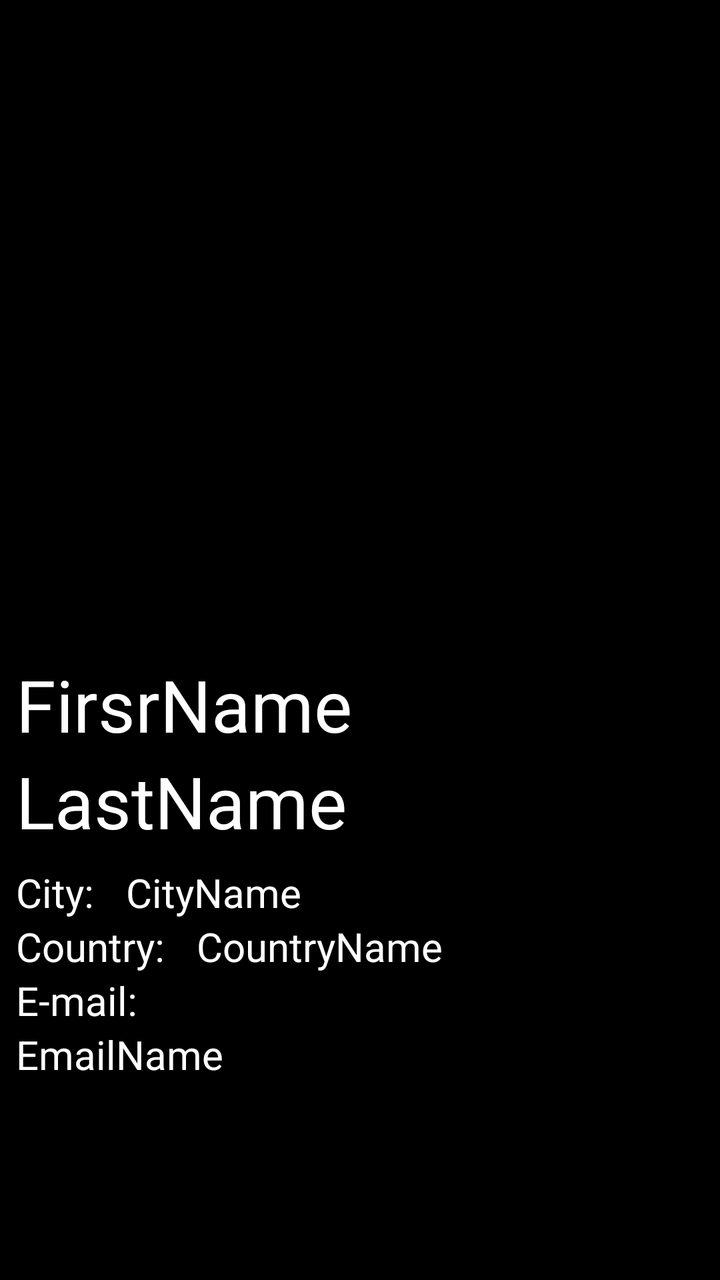
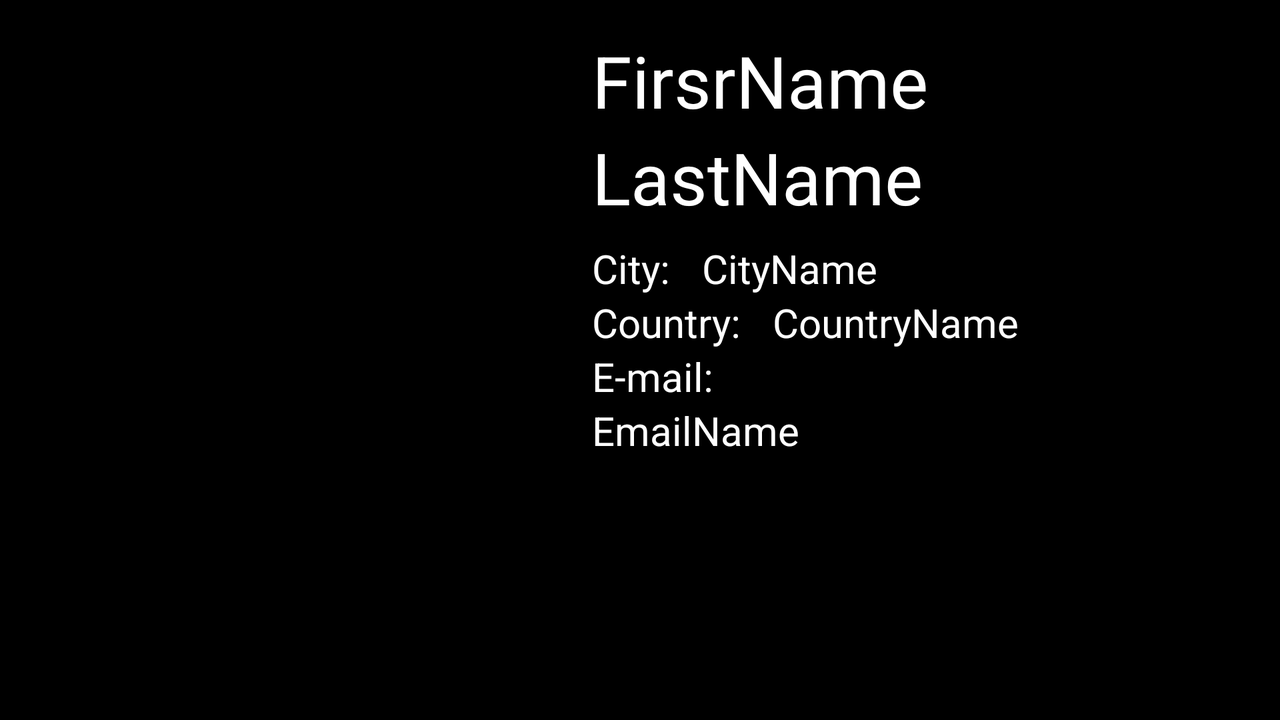

First picture: res/layout/ on a phone held upright. Second picture: the repository's own variant of that layout, on a device whose configuration matches the variant's folder. Source for both follows.
<!-- AndroidManifest.xml: application theme Theme.TestRandomUser -->
<!-- res/layout/activity_user.xml -->
<?xml version="1.0" encoding="utf-8"?>
<androidx.constraintlayout.widget.ConstraintLayout xmlns:android="http://schemas.android.com/apk/res/android"
    xmlns:app="http://schemas.android.com/apk/res-auto"
    xmlns:tools="http://schemas.android.com/tools"
    android:layout_width="match_parent"
    android:layout_height="match_parent"
    android:background="@android:color/background_dark">
    tools:context=".UserActivity">

    <ImageView
        android:id="@+id/ivLargeImage"
        android:layout_width="wrap_content"
        android:layout_height="0dp"
        android:adjustViewBounds="true"
        app:layout_constraintBottom_toTopOf="@+id/guideline3"
        app:layout_constraintEnd_toEndOf="parent"
        app:layout_constraintStart_toStartOf="parent"
        app:layout_constraintTop_toTopOf="parent"
        tools:srcCompat="@tools:sample/avatars" />

    <TextView
        android:id="@+id/tvFirstName"
        android:layout_width="wrap_content"
        android:layout_height="wrap_content"
        android:layout_marginStart="8dp"
        android:layout_marginTop="8dp"
        android:text="FirsrName"
        android:textColor="@color/color_text"
        android:textSize="36sp"
        app:layout_constraintStart_toStartOf="parent"
        app:layout_constraintTop_toBottomOf="@+id/ivLargeImage" />

    <TextView
        android:id="@+id/tvLastName"
        android:layout_width="wrap_content"
        android:layout_height="wrap_content"
        android:text="LastName"
        android:textColor="@color/color_text"
        android:textSize="36sp"
        app:layout_constraintStart_toStartOf="@+id/tvFirstName"
        app:layout_constraintTop_toBottomOf="@+id/tvFirstName" />

    <TextView
        android:id="@+id/tvEmail"
        android:layout_width="wrap_content"
        android:layout_height="wrap_content"
        android:text="EmailName"
        android:textColor="@color/color_text"
        android:textSize="20sp"
        app:layout_constraintStart_toStartOf="@+id/tvLabelName"
        app:layout_constraintTop_toBottomOf="@+id/tvLabelName" />

    <TextView
        android:id="@+id/tvLabelCountry"
        android:layout_width="wrap_content"
        android:layout_height="wrap_content"
        android:text="Country:"
        android:textColor="@color/color_text"
        android:textSize="20sp"
        app:layout_constraintStart_toStartOf="@+id/tvLabelCity"
        app:layout_constraintTop_toBottomOf="@+id/tvLabelCity" />

    <TextView
        android:id="@+id/tvLabelCity"
        android:layout_width="wrap_content"
        android:layout_height="wrap_content"
        android:layout_marginTop="8dp"
        android:text="City:"
        android:textColor="@color/color_text"
        android:textSize="20sp"
        app:layout_constraintStart_toStartOf="@+id/tvFirstName"
        app:layout_constraintTop_toBottomOf="@+id/tvLastName" />

    <TextView
        android:id="@+id/tvCity"
        android:layout_width="wrap_content"
        android:layout_height="wrap_content"
        android:layout_marginStart="16dp"
        android:text="CityName"
        android:textColor="@color/color_text"
        android:textSize="20sp"
        app:layout_constraintStart_toEndOf="@+id/tvLabelCity"
        app:layout_constraintTop_toTopOf="@+id/tvLabelCity" />

    <TextView
        android:id="@+id/tvCountry"
        android:layout_width="wrap_content"
        android:layout_height="wrap_content"
        android:layout_marginStart="16dp"
        android:text="CountryName"
        android:textColor="@color/color_text"
        android:textSize="20sp"
        app:layout_constraintStart_toEndOf="@+id/tvLabelCountry"
        app:layout_constraintTop_toTopOf="@+id/tvLabelCountry" />

    <TextView
        android:id="@+id/tvLabelName"
        android:layout_width="wrap_content"
        android:layout_height="wrap_content"
        android:text="E-mail:"
        android:textColor="@color/color_text"
        android:textSize="20sp"
        app:layout_constraintStart_toStartOf="@+id/tvLabelCountry"
        app:layout_constraintTop_toBottomOf="@+id/tvLabelCountry" />

    <androidx.constraintlayout.widget.Guideline
        android:id="@+id/guideline3"
        android:layout_width="wrap_content"
        android:layout_height="wrap_content"
        android:orientation="horizontal"
        app:layout_constraintGuide_percent="0.5" />

</androidx.constraintlayout.widget.ConstraintLayout>
<!-- resources referenced by this layout -->
<resources>
  <color name="color_text">#FFFFFF</color>
  <style name="Theme.TestRandomUser" parent="Theme.MaterialComponents.DayNight.DarkActionBar">
          
          <item name="colorPrimary">@android:color/background_dark</item>
          <item name="colorPrimaryVariant">@android:color/background_dark</item>
          <item name="colorOnPrimary">@color/white</item>
          
          <item name="colorSecondary">@color/teal_200</item>
          <item name="colorSecondaryVariant">@color/teal_700</item>
          <item name="colorOnSecondary">@color/black</item>
          
          <item name="android:statusBarColor" tools:targetApi="l">?attr/colorPrimaryVariant</item>
          
      </style>
  <color name="white">#FFFFFFFF</color>
  <color name="teal_200">#FF03DAC5</color>
  <color name="teal_700">#FF018786</color>
  <color name="black">#FF000000</color>
</resources>
<!-- res/layout-land/activity_user.xml (the repository's variant of the layout above) -->
<!-- drawn on the phone turned sideways -->
<?xml version="1.0" encoding="utf-8"?>
<androidx.constraintlayout.widget.ConstraintLayout xmlns:android="http://schemas.android.com/apk/res/android"
    xmlns:app="http://schemas.android.com/apk/res-auto"
    xmlns:tools="http://schemas.android.com/tools"
    android:layout_width="match_parent"
    android:layout_height="match_parent"
    android:background="@android:color/background_dark"><![CDATA[
    tools:context=".UserActivity">

    ]]>

    <ImageView
        android:id="@+id/ivLargeImage"
        android:layout_width="0dp"
        android:layout_height="wrap_content"
        android:adjustViewBounds="true"
        app:layout_constraintBottom_toBottomOf="parent"
        app:layout_constraintEnd_toStartOf="@+id/guideline2"
        app:layout_constraintStart_toStartOf="parent"
        app:layout_constraintTop_toTopOf="parent"
        tools:srcCompat="@tools:sample/avatars" />

    <TextView
        android:id="@+id/tvFirstName"
        android:layout_width="wrap_content"
        android:layout_height="wrap_content"
        android:layout_marginStart="8dp"
        android:layout_marginTop="16dp"
        android:text="FirsrName"
        android:textColor="@color/color_text"
        android:textSize="36sp"
        app:layout_constraintStart_toStartOf="@+id/guideline2"
        app:layout_constraintTop_toTopOf="parent" />

    <TextView
        android:id="@+id/tvLastName"
        android:layout_width="wrap_content"
        android:layout_height="wrap_content"
        android:text="LastName"
        android:textColor="@color/color_text"
        android:textSize="36sp"
        app:layout_constraintStart_toStartOf="@+id/tvFirstName"
        app:layout_constraintTop_toBottomOf="@+id/tvFirstName" />

    <TextView
        android:id="@+id/tvEmail"
        android:layout_width="wrap_content"
        android:layout_height="wrap_content"
        android:text="EmailName"
        android:textColor="@color/color_text"
        android:textSize="20sp"
        app:layout_constraintStart_toStartOf="@+id/tvLabelName"
        app:layout_constraintTop_toBottomOf="@+id/tvLabelName" />

    <TextView
        android:id="@+id/tvLabelCountry"
        android:layout_width="wrap_content"
        android:layout_height="wrap_content"
        android:text="Country:"
        android:textColor="@color/color_text"
        android:textSize="20sp"
        app:layout_constraintStart_toStartOf="@+id/tvLabelCity"
        app:layout_constraintTop_toBottomOf="@+id/tvLabelCity" />

    <TextView
        android:id="@+id/tvLabelCity"
        android:layout_width="wrap_content"
        android:layout_height="wrap_content"
        android:layout_marginTop="8dp"
        android:text="City:"
        android:textColor="@color/color_text"
        android:textSize="20sp"
        app:layout_constraintStart_toStartOf="@+id/tvFirstName"
        app:layout_constraintTop_toBottomOf="@+id/tvLastName" />

    <TextView
        android:id="@+id/tvCity"
        android:layout_width="wrap_content"
        android:layout_height="wrap_content"
        android:layout_marginStart="16dp"
        android:text="CityName"
        android:textColor="@color/color_text"
        android:textSize="20sp"
        app:layout_constraintStart_toEndOf="@+id/tvLabelCity"
        app:layout_constraintTop_toTopOf="@+id/tvLabelCity" />

    <TextView
        android:id="@+id/tvCountry"
        android:layout_width="wrap_content"
        android:layout_height="wrap_content"
        android:layout_marginStart="16dp"
        android:text="CountryName"
        android:textColor="@color/color_text"
        android:textSize="20sp"
        app:layout_constraintStart_toEndOf="@+id/tvLabelCountry"
        app:layout_constraintTop_toTopOf="@+id/tvLabelCountry" />

    <TextView
        android:id="@+id/tvLabelName"
        android:layout_width="wrap_content"
        android:layout_height="wrap_content"
        android:text="E-mail:"
        android:textColor="@color/color_text"
        android:textSize="20sp"
        app:layout_constraintStart_toStartOf="@+id/tvLabelCountry"
        app:layout_constraintTop_toBottomOf="@+id/tvLabelCountry" />

    <androidx.constraintlayout.widget.Guideline
        android:id="@+id/guideline2"
        android:layout_width="wrap_content"
        android:layout_height="wrap_content"
        android:orientation="vertical"
        app:layout_constraintGuide_percent="0.45" />

</androidx.constraintlayout.widget.ConstraintLayout>
